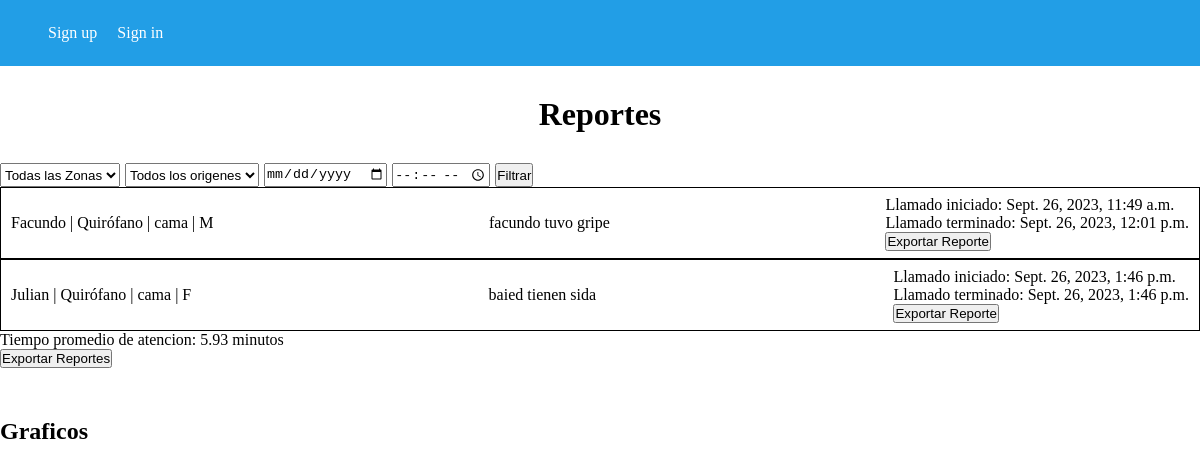
Page /verReportes/ on the earlier database version.
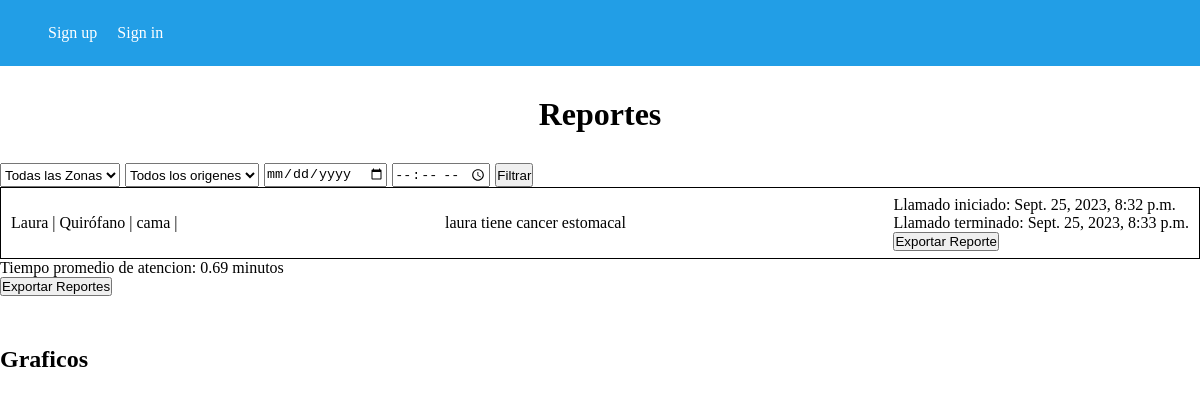
Same page on the later database version.
### administracion/models.py (models this page shows, shortened)
class Reporte(models.Model):
    tipo = models.CharField(default="", max_length=100)
    consulta = models.TextField(default="")
    zona = models.ForeignKey(Zona, on_delete=models.CASCADE, default=1)
    llamado = models.ForeignKey(Llamado, default=None, on_delete=models.CASCADE)
    created_at = models.DateTimeField(default=timezone.now)

class Llamado(models.Model):
    paciente = models.ForeignKey(Paciente, default=None, on_delete=models.CASCADE)
    zona = models.ForeignKey(Zona, default=None, on_delete=models.CASCADE)
    origen = models.CharField(max_length=20)
    created_at = models.DateTimeField(default=timezone.now)

class Paciente(models.Model):
    nombre_paciente = models.CharField(max_length=100)
    apellido_paciente = models.CharField(max_length=100)
    dni_paciente = models.CharField(max_length=100)
    fecha_nac_paciente = models.DateField()
    medico_asignado = models.ForeignKey(Medico, null=True, on_delete=models.CASCADE)
    zona = models.ForeignKey(Zona, default=None, on_delete=models.CASCADE)
    perfil = models.ForeignKey(Perfil, default=None, on_delete=models.CASCADE)
    domicilio_paciente = models.CharField(max_length=100, default="")
    genero_paciente = models.CharField(max_length=1, default="")
    telefono_paciente = models.CharField(null=True, default="", max_length=10)
    email_paciente = models.CharField(max_length=100, default="")
    grupo_sanguineo = models.CharField(max_length=5, default="")
    peso_paciente_kg = models.IntegerField(default=0)
    altura_paciente = models.IntegerField(default=0)
    alergias = models.TextField(default="")

class Zona(models.Model):
    nombre_zona = models.CharField(max_length=50)
    cant_pacientes = models.IntegerField()
    def __str__(self):
        return self.nombre_zona

### administracion/views.py (the view, shortened to what this page needs)
# urls.py: path('verReportes/', views.verReportes, name='verReportes'),
def verReportes(req):
    zonasTotales = Zona.objects.all()
    reportes = Reporte.objects.all()
    tiempo_promedio = []
    for reporte in reportes:
        fecha_inicio = reporte.llamado.created_at
        fecha_finalizacion = reporte.created_at
        tiempo_transcurrido = fecha_finalizacion - fecha_inicio
        tiempo_transcurrido_en_segundos = tiempo_transcurrido.total_seconds()
        tiempo_transcurrido_en_minutos = tiempo_transcurrido_en_segundos / 60
        tiempo_transcurrido_en_minutos_redondeado = round(tiempo_transcurrido_en_minutos, 2)
        tiempo_promedio.append(tiempo_transcurrido_en_minutos_redondeado)
    if reportes:
        tiempo_promedio = sum(tiempo_promedio) / len(reportes)
    pacientes_por_zona = Paciente.objects.values('zona__nombre_zona').annotate(num_pacientes=Count('id')).order_by('zona__nombre_zona')
    zonas = [item['zona__nombre_zona'] for item in pacientes_por_zona]
    num_pacientes_por_zona = [item['num_pacientes'] for item in pacientes_por_zona]
    reportes_por_zona = Reporte.objects.values('zona__nombre_zona').annotate(num_reportes=Count('id')).order_by('zona__nombre_zona')
    zonas_reportes = [item['zona__nombre_zona'] for item in reportes_por_zona]
    num_reportes_por_zona = [item['num_reportes'] for item in reportes_por_zona]
    reportes_por_genero = Reporte.objects.values('llamado__paciente__genero_paciente').annotate(num_reportes=Count('id'))
    for item in reportes_por_genero:
        item['porcentaje'] = (item['num_reportes'] / Reporte.objects.count()) * 100
    reportes_por_origen = Reporte.objects.values('llamado__origen').annotate(num_reportes=Count('id'))
    for item in reportes_por_origen:
        item['porcentaje'] = (item['num_reportes'] / Reporte.objects.count()) * 100
    return render(req, 'reportes.html', {
        'reportes': reportes,
        'zonas': zonasTotales,
        'tiempo_promedio':tiempo_promedio,
        'zonaReporte':list(zonas), # Esto es para pasar los datos a las estadisticas
        'pacientesPorZona': num_pacientes_por_zona,
        'reportesPorZona': num_reportes_por_zona,
        'zonas_reportes': zonas_reportes,
        'reportesPorGenero': list(reportes_por_genero),
        'reportesPorOrigen': list(reportes_por_origen)
    })

### administracion/templates/reportes.html (shortened to what this page needs)
{% extends 'base.html' %}
{% load static %}
    {% block content %}
    <h1>Reportes</h1>
    <div class="filtrar">
        <form action="{% url 'verReportes' %}" method="POST">
            <select name="filtroZona" id="">
                <option value="">Todas las Zonas</option>
            </select>
            <select name="origenLlamado" id="">
                <option value="cama">Todos los origenes</option>
            </select>
            <input type="date" name="fechaReporte" placeholder="Fecha del Reporte">
            <div class="filtrarPorHora">
                <input type="time" name="horaReporte" class="inputHora" step="60" placeholder="Hora del Reporte">
            </div>
            <button type="submit" name="filtrar">Filtrar</button>
        </form>
    </div>
    <div class="reportes">
        {% if reportes %}
            {% for reporte in reportes %}
                <div class="reporte">
                    <p>{{reporte.llamado.paciente.nombre_paciente}} | {{reporte.llamado.zona}} | {{reporte.llamado.origen}} | {{reporte.llamado.paciente.genero_paciente}}</p>
                    <p>{{reporte.consulta}}</p>
                    <div>
                        <p>Llamado iniciado: {{reporte.llamado.created_at}}</p>
                        <p>Llamado terminado: {{reporte.created_at}}</p>
                        <a href="{% url 'exportarIdReportes' reporte.id %}"><button>Exportar Reporte</button></a>
                    </div>
                </div>
            {% endfor %}
            <p>Tiempo promedio de atencion: {{tiempo_promedio}} minutos</p>
        {% else %}
                <p>No se ha encontrado ningun reporte</p>
        {% endif %}
        <a href="{% url 'exportarReportes' %}"><button>Exportar Reportes</button></a>
    </div>
    <h2 class="graficos">Graficos</h2>
    {% endblock content %}

Differences in the rows shown:
removed Reporte: llamado.paciente.nombre_paciente "Facundo", llamado.zona "Quirófano", llamado.origen "cama", llamado.paciente.genero_paciente "M", consulta "facundo tuvo gripe", llamado.created_at "Sept. 26, 2023, 11:49 a.m.", created_at "Sept. 26, 2023, 12:01 p.m."
removed Reporte: llamado.paciente.nombre_paciente "Julian", llamado.zona "Quirófano", llamado.origen "cama", llamado.paciente.genero_paciente "F", consulta "baied tienen sida", llamado.created_at "Sept. 26, 2023, 1:46 p.m.", created_at "Sept. 26, 2023, 1:46 p.m."
added Reporte: llamado.paciente.nombre_paciente "Laura", llamado.zona "Quirófano", llamado.origen "cama", consulta "laura tiene cancer estomacal", llamado.created_at "Sept. 25, 2023, 8:32 p.m.", created_at "Sept. 25, 2023, 8:33 p.m."
Other differences:
{{ tiempo_promedio }}: "5.93" → "0.69"
